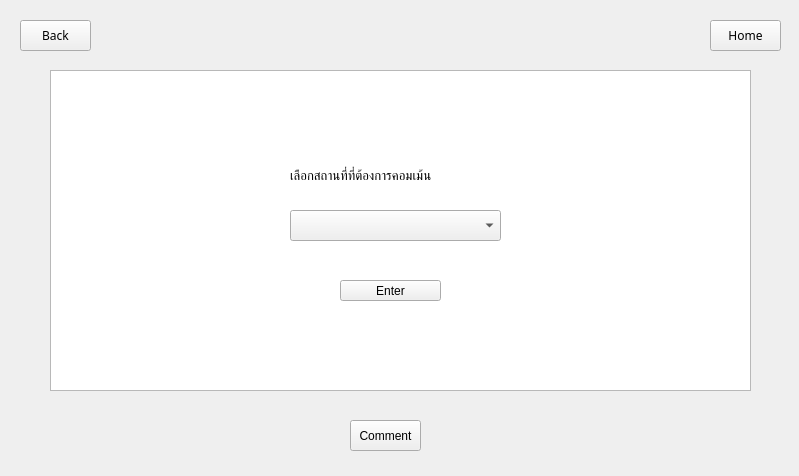
<?xml version="1.0" encoding="UTF-8"?>
<ui version="4.0">
 <class>Showdatapage</class>
 <widget class="QWidget" name="Showdatapage">
  <property name="geometry">
   <rect>
    <x>0</x>
    <y>0</y>
    <width>799</width>
    <height>476</height>
   </rect>
  </property>
  <property name="windowTitle">
   <string>ShowData</string>
  </property>
  <property name="styleSheet">
   <string notr="true"/>
  </property>
  <widget class="QLabel" name="lblType">
   <property name="geometry">
    <rect>
     <x>260</x>
     <y>10</y>
     <width>271</width>
     <height>91</height>
    </rect>
   </property>
   <property name="font">
    <font>
     <family>Itim</family>
     <pointsize>14</pointsize>
    </font>
   </property>
   <property name="text">
    <string/>
   </property>
   <property name="alignment">
    <set>Qt::AlignCenter</set>
   </property>
  </widget>
  <widget class="QPushButton" name="butBack">
   <property name="geometry">
    <rect>
     <x>20</x>
     <y>20</y>
     <width>71</width>
     <height>31</height>
    </rect>
   </property>
   <property name="font">
    <font>
     <family>Itim</family>
    </font>
   </property>
   <property name="styleSheet">
    <string notr="true">QPushButton{background-color
 : #FFFFFFF}</string>
   </property>
   <property name="text">
    <string>Back</string>
   </property>
  </widget>
  <widget class="QPushButton" name="but_Home">
   <property name="geometry">
    <rect>
     <x>710</x>
     <y>20</y>
     <width>71</width>
     <height>31</height>
    </rect>
   </property>
   <property name="font">
    <font>
     <family>Itim</family>
    </font>
   </property>
   <property name="styleSheet">
    <string notr="true"/>
   </property>
   <property name="text">
    <string>Home</string>
   </property>
  </widget>
  <widget class="QWidget" name="widgetComment" native="true">
   <property name="geometry">
    <rect>
     <x>270</x>
     <y>140</y>
     <width>251</width>
     <height>171</height>
    </rect>
   </property>
   <property name="styleSheet">
    <string notr="true">        widgetComment.setStyleSheet(&quot;QWidget{background-color\n&quot;
                                         &quot; : #00000}&quot;)</string>
   </property>
   <widget class="QComboBox" name="comboBox">
    <property name="geometry">
     <rect>
      <x>20</x>
      <y>70</y>
      <width>211</width>
      <height>31</height>
     </rect>
    </property>
   </widget>
   <widget class="QLabel" name="label">
    <property name="geometry">
     <rect>
      <x>20</x>
      <y>20</y>
      <width>211</width>
      <height>31</height>
     </rect>
    </property>
    <property name="font">
     <font>
      <family>Itim</family>
      <pointsize>10</pointsize>
     </font>
    </property>
    <property name="text">
     <string>เลือกสถานที่ที่ต้องการคอมเม้น</string>
    </property>
   </widget>
   <widget class="QPushButton" name="pushButton_2">
    <property name="geometry">
     <rect>
      <x>70</x>
      <y>140</y>
      <width>101</width>
      <height>21</height>
     </rect>
    </property>
    <property name="text">
     <string>Enter</string>
    </property>
   </widget>
  </widget>
  <widget class="QPushButton" name="pushButton">
   <property name="geometry">
    <rect>
     <x>350</x>
     <y>420</y>
     <width>71</width>
     <height>31</height>
    </rect>
   </property>
   <property name="text">
    <string>Comment</string>
   </property>
  </widget>
  <widget class="QTableWidget" name="tbwshow_2">
   <property name="geometry">
    <rect>
     <x>50</x>
     <y>70</y>
     <width>701</width>
     <height>321</height>
    </rect>
   </property>
   <property name="font">
    <font>
     <family>Itim</family>
     <pointsize>20</pointsize>
    </font>
   </property>
  </widget>
  <zorder>tbwshow_2</zorder>
  <zorder>lblType</zorder>
  <zorder>butBack</zorder>
  <zorder>but_Home</zorder>
  <zorder>widgetComment</zorder>
  <zorder>pushButton</zorder>
 </widget>
 <resources/>
 <connections/>
</ui>
